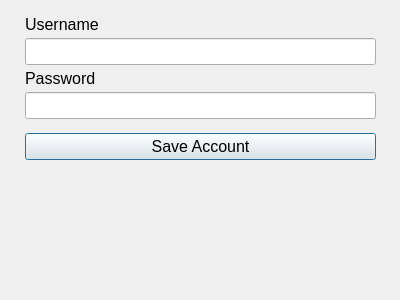
<?xml version="1.0" encoding="UTF-8"?>
<ui version="4.0">
 <class>Dialog</class>
 <widget class="QDialog" name="Dialog">
  <property name="geometry">
   <rect>
    <x>0</x>
    <y>0</y>
    <width>400</width>
    <height>300</height>
   </rect>
  </property>
  <property name="windowTitle">
   <string>Add Crossout Account</string>
  </property>
  <widget class="QWidget" name="verticalLayoutWidget">
   <property name="geometry">
    <rect>
     <x>20</x>
     <y>10</y>
     <width>361</width>
     <height>271</height>
    </rect>
   </property>
   <layout class="QVBoxLayout" name="verticalLayout">
    <property name="spacing">
     <number>4</number>
    </property>
    <property name="leftMargin">
     <number>5</number>
    </property>
    <property name="topMargin">
     <number>5</number>
    </property>
    <property name="rightMargin">
     <number>5</number>
    </property>
    <property name="bottomMargin">
     <number>5</number>
    </property>
    <item>
     <widget class="QLabel" name="label">
      <property name="font">
       <font>
        <pointsize>12</pointsize>
       </font>
      </property>
      <property name="text">
       <string>Username</string>
      </property>
     </widget>
    </item>
    <item>
     <widget class="QLineEdit" name="usernameInput">
      <property name="font">
       <font>
        <pointsize>12</pointsize>
       </font>
      </property>
     </widget>
    </item>
    <item>
     <widget class="QLabel" name="label_2">
      <property name="font">
       <font>
        <pointsize>12</pointsize>
       </font>
      </property>
      <property name="text">
       <string>Password</string>
      </property>
     </widget>
    </item>
    <item>
     <widget class="QLineEdit" name="passwordInput">
      <property name="font">
       <font>
        <pointsize>12</pointsize>
       </font>
      </property>
     </widget>
    </item>
    <item>
     <spacer name="verticalSpacer_2">
      <property name="orientation">
       <enum>Qt::Vertical</enum>
      </property>
      <property name="sizeType">
       <enum>QSizePolicy::Fixed</enum>
      </property>
      <property name="sizeHint" stdset="0">
       <size>
        <width>20</width>
        <height>10</height>
       </size>
      </property>
     </spacer>
    </item>
    <item>
     <layout class="QHBoxLayout" name="horizontalLayout">
      <item>
       <widget class="QPushButton" name="saveBtn">
        <property name="font">
         <font>
          <pointsize>12</pointsize>
         </font>
        </property>
        <property name="text">
         <string>Save Account</string>
        </property>
       </widget>
      </item>
     </layout>
    </item>
    <item>
     <spacer name="verticalSpacer">
      <property name="orientation">
       <enum>Qt::Vertical</enum>
      </property>
      <property name="sizeHint" stdset="0">
       <size>
        <width>20</width>
        <height>40</height>
       </size>
      </property>
     </spacer>
    </item>
   </layout>
  </widget>
 </widget>
 <resources/>
 <connections/>
</ui>
